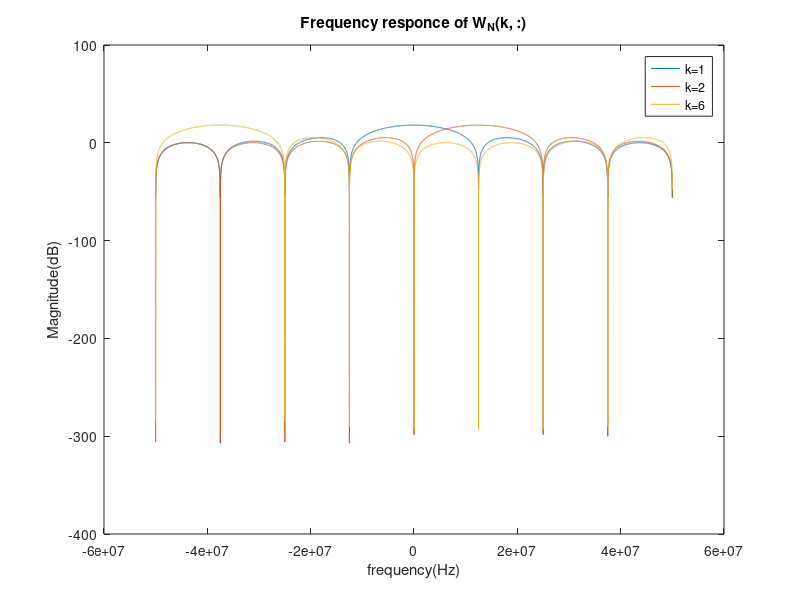
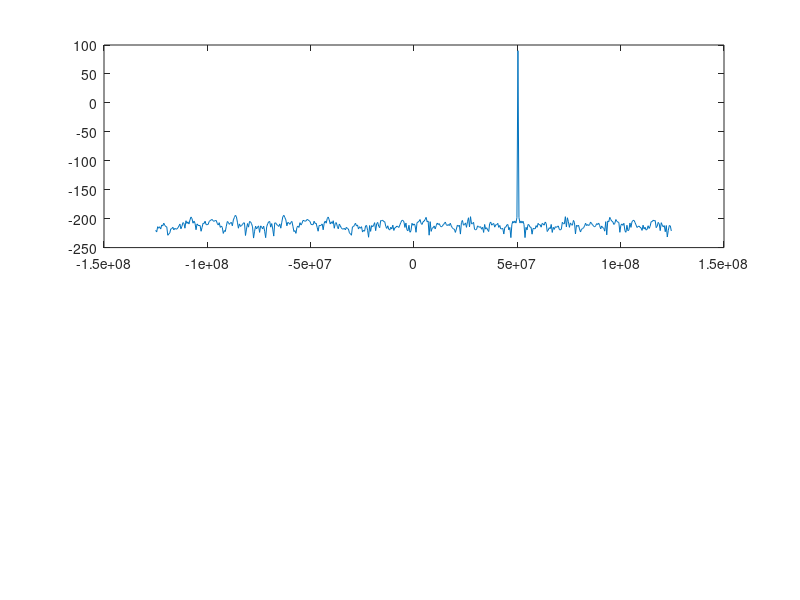

The MATLAB source for these figures, in order: (Note: this script raises an error after producing the figures.)
clc, clear, close all;
%% Question 3-1-2
N = 8;
Wn = exp(-1j*2*pi/N).^((0:N-1).'*(0:N-1));
fs = 100e6;

for k = [1, 2, 6]
    b = Wn(k, end:-1:1);
    a = 1;
    [H, f] = freqz(b, a, 128^2, 'whole', fs);
    f = f - 50e6;
    H = fftshift(H);
    plot(f, 20*log10(abs(H)));
    xlabel('frequency(Hz)')
    ylabel('Magnitude(dB)')
    hold on;
end
title('Frequency responce of W_N(k, :)')
legend('k=1', 'k=2', 'k=6');
hold off;

%% Question 3-1-3
figure;
fs = 250e6;
A = 2;
n_psd = 512;
n_fft = 512;
n = 0:n_fft-1;
indx = 1;
for f0 = [250*51.5/256, 250*51/256]*1e6
    x = A*exp(1j*n*2*pi*f0/fs);
    subplot(2, 1, indx);
    X1 = 10*log10(abs(fftshift(fft(x))).^2)+30;
    f1 = ((-n_fft/2):(n_fft/2-1))*fs/n_fft;
    plot(f1, X1);
    hold on;
    X2 = 10*log10(abs(fftshift(corr_spctrm(x, n_psd))))+30;
    f2 = ((-n_psd/2):(n_psd/2-1))*fs/n_psd;
    plot(f2, X2);
    indx = indx+1;
    title(['f0=', num2str(f0)]);
    xlabel('frequency(Hz)')
    ylabel('Magnitude(dBm)')
    legend('fft', 'xcor')
end

%% Question 3-2-2
figure;
phi = -pi:pi/10:pi;
alpha = 0:0.05:1;
[Alpha, Phi] = meshgrid(alpha, phi);
R = abs((1-exp(1j*Phi).*(1+Alpha))./(1+exp(-1j*Phi).*(1+Alpha)));
surf(Alpha, Phi, 20*log10(R));
xlabel('alpha')
ylabel('phi')
zlabel('Ratio(dB)')